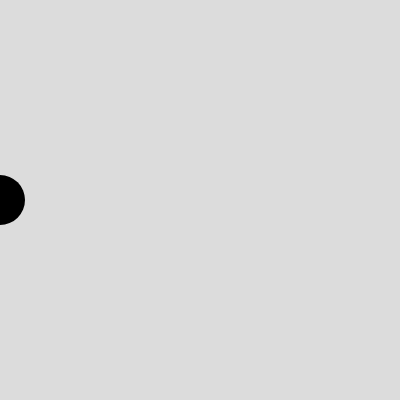
Frame 1 (no input)
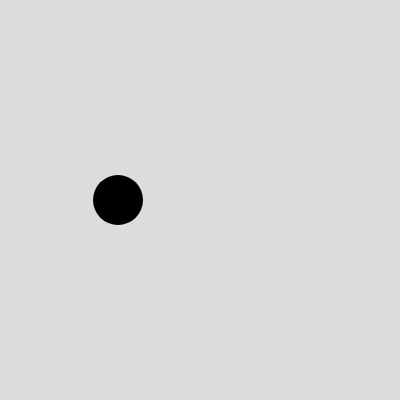
Frame 60 (no input)
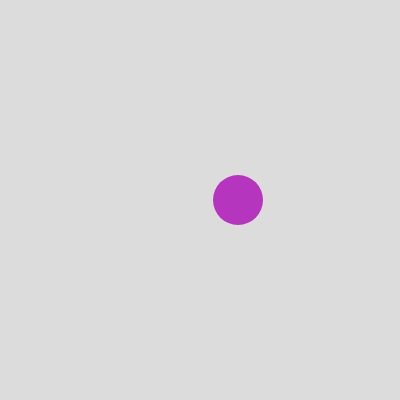
Frame 120 (the mouse pressed at the canvas centre since frame 60)

The p5.js sketch that drew these frames (run headless with seeded random() and noise() and a simulated clock; from frame 60 on, the mouse is pressed at the canvas centre):

// p5.js sketch
// ── sketch.js
// DM2008 — Activity 2a
// (Mode Switch, 20 min)

let x = 0;         // ellipse x-position
let size = 50;     // ellipse size
let bgColor;       // background color set by switch(key)
let dotColor;      // variable to store the ellipse color
let shapeMode = 1; 

function setup() {
  createCanvas(400, 400);
  bgColor = color(220);
  dotColor = color(0); // Initialize with black
  rectMode(CENTER);
}

function draw() {
  background(bgColor);
  
  fill(dotColor);      
  noStroke();
  
  if (shapeMode == 1) {
    ellipse(x, height / 2, size);
  } else if (shapeMode == 4) {
    triangle(x, height / 2 - size / 2, x - size / 2, height / 2 + size / 2, x + size / 2, height / 2 + size / 2);
  } else if (shapeMode == 5) {
    rect(x, height / 2, size, size);
  }
  
  x += 2;
  
  if (x > width + size / 2) {
    x = -size / 2;
  }
}

function keyPressed() {
  switch (key) {
    case '1':
      bgColor = color(200, 100, 100); 
      shapeMode = 1; // circle
      break;
    case '2':
      bgColor = color(100, 200, 100); 
      break;
    case '3':
      bgColor = color(100, 100, 200); 
      break;
    case '4':
      shapeMode = 4; // triangle
      break;
    case '5':
      shapeMode = 5; // square
      break;
    default:
      bgColor = color(220);
  }
}

function mousePressed() {
  dotColor = color(random(255), random(255), random(255));
}
